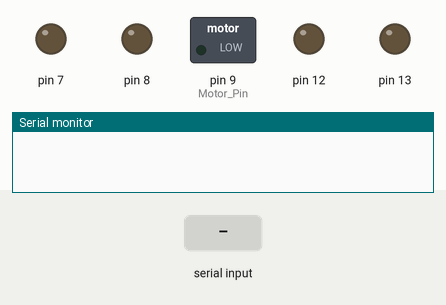
Bench run of a sketch on a simulated Arduino Uno, built with avr-gcc and run on an emulated ATmega328P. Shown: switched loads named in the sketch (green lamp = pin HIGH), output pins drawn as LEDs (lit = HIGH), the last lines printed to the serial monitor. Inputs (shaded band) come from the test bench.

Above: at 1.2 s.
1.3 s: "90,45\n" received over Serial
At 2.5 s:
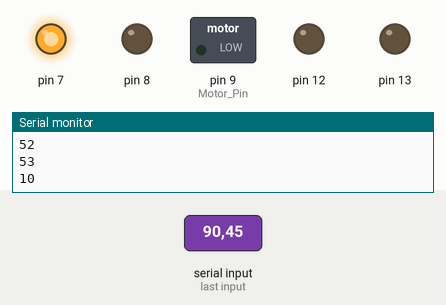
2.8 s: "30,150\n" received over Serial
At 3.7 s:
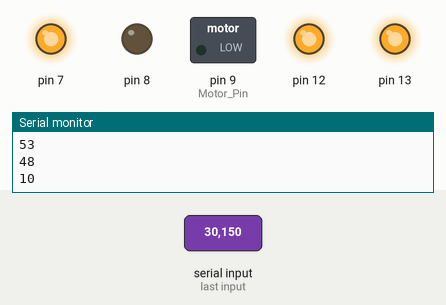
4.3 s: "M,45\n" received over Serial
At 4.8 s:
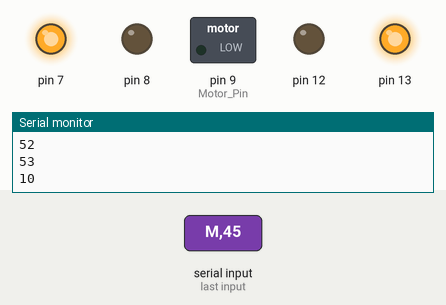
5.8 s: "52\n" received over Serial
At 7.0 s:
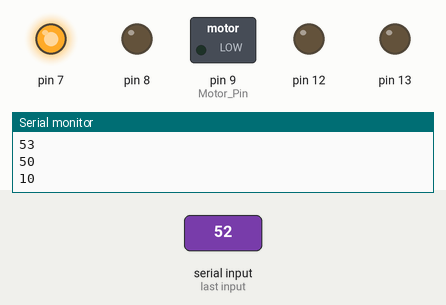
7.3 s: "51\n" received over Serial
At 8.3 s:
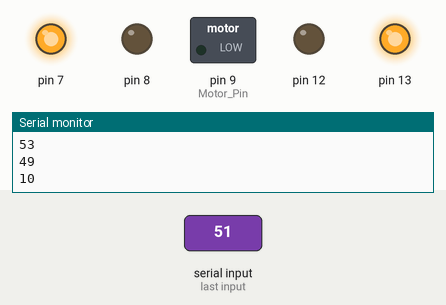
Timing chart, 0 to 9.8 s (numbered marks = the images above; inputs shaded):
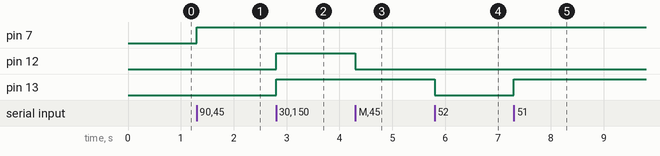

The sketch:

bluetooth1.1.ino
```cpp
int Motor_Pin =9;
int Motor_value=0;
char BluetoothData;
void setup()
{

 pinMode(13,OUTPUT);
 pinMode(12,OUTPUT);
 pinMode(7,OUTPUT);
 pinMode(8,OUTPUT);
 pinMode(Motor_Pin,OUTPUT);
 Serial.begin(9600);

}

void loop()
{

  if(Serial.available()>0)
  {
    int data = Serial.read();

    Serial.println(data);

    switch(data)

    {
      case 49:

    digitalWrite(13,HIGH);

    break;


    case 50:

    digitalWrite(13,LOW);

    break;
    case 51:

    digitalWrite(12,HIGH);

    break;


    case 52:

    digitalWrite(12,LOW);

    break;

    case 53:

    digitalWrite(7,HIGH);

    break;


    case 54:

    digitalWrite(7,LOW);

    break;

    if(Serial.available()){
  BluetoothData=Serial.read();
    if(BluetoothData=='M')Motor_value=Serial.parseInt();
  }
analogWrite(Motor_Pin,Motor_value);
delay(10);
    }
           }
                 }
```

Measured:
- after the input at 1.3 s, pin 7: LOW → HIGH at once
- after the input at 2.8 s, pin 12, pin 13: LOW → HIGH at once
- after the input at 4.3 s, pin 12: HIGH → LOW at once
- after the input at 5.8 s, pin 13: HIGH → LOW at once
- after the input at 7.3 s, pin 13: LOW → HIGH at once
